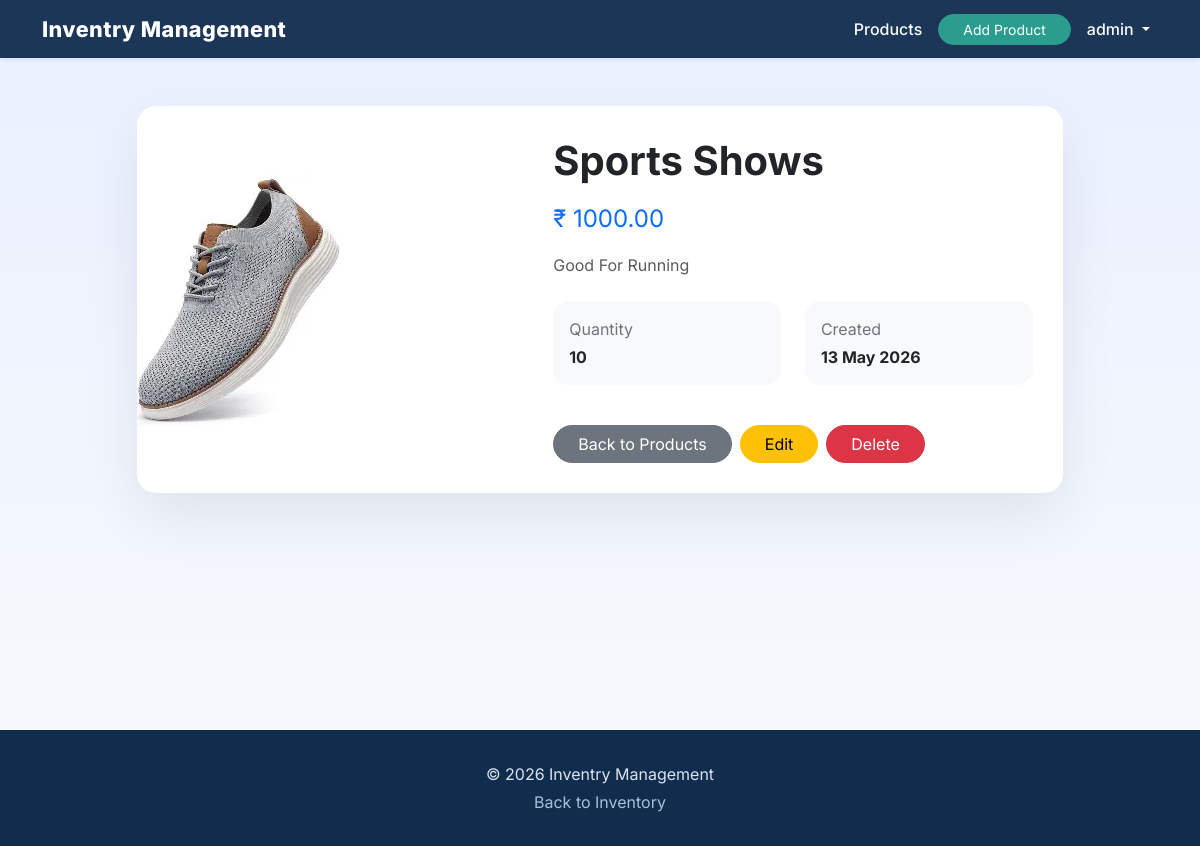
The page /product/1/ (signed in) on the database its author committed.
### product/models.py (models this page shows, shortened)
class Product(models.Model):
    name = models.CharField(max_length=255)
    price = models.DecimalField(max_digits=10, decimal_places=2)
    image = models.ImageField(upload_to='products/')
    description = models.TextField()
    quantity = models.PositiveIntegerField(default=0)
    created_at = models.DateTimeField(auto_now_add=True)

### product/views.py (the view)
# urls.py: path('product/<int:pk>/', views.product_detail, name='product_detail'),
def product_detail(request, pk):
    product = get_object_or_404(Product, pk=pk)
    return render(request, 'products/product_detail.html', {
        'product': product
    })

### product/templates/products/product_detail.html (shortened to what this page needs)
{% extends 'base.html' %}
{% block content %}
<div class="row g-4 justify-content-center">
    <div class="col-lg-10">
        <div class="card overflow-hidden">
            <div class="row g-0 align-items-center">
                <div class="col-md-5">
                    <img src="{{ product.image.url }}" class="img-fluid h-100" style="object-fit: cover; min-height: 100%;" alt="{{ product.name }}">
                </div>
                <div class="col-md-7">
                    <div class="card-body">
                        <h1 class="fw-bold mb-3">{{ product.name }}</h1>
                        <p class="fs-4 text-primary mb-3">₹ {{ product.price }}</p>
                        <p class="text-muted mb-4">{{ product.description }}</p>
                        <div class="row mb-4">
                            <div class="col-sm-6 mb-3">
                                <div class="bg-light rounded-4 p-3">
                                    <span class="text-secondary d-block mb-1">Quantity</span>
                                    <strong>{{ product.quantity }}</strong>
                                </div>
                            </div>
                            <div class="col-sm-6 mb-3">
                                <div class="bg-light rounded-4 p-3">
                                    <span class="text-secondary d-block mb-1">Created</span>
                                    <strong>{{ product.created_at|date:'d M Y' }}</strong>
                                </div>
                            </div>
                        </div>
                        <div class="d-flex flex-wrap gap-2">
                            <a href="{% url 'product_list' %}" class="btn btn-secondary rounded-pill px-4">Back to Products</a>
                            {% if user.is_authenticated %}
                                <a href="{% url 'product_update' product.id %}" class="btn btn-warning rounded-pill px-4">Edit</a>
                                <a href="{% url 'product_delete' product.id %}" class="btn btn-danger rounded-pill px-4">Delete</a>
                            {% else %}
                                <button class="btn btn-warning rounded-pill px-4" disabled>Edit</button>
                                <button class="btn btn-danger rounded-pill px-4" disabled>Delete</button>
                            {% endif %}
                        </div>
                    </div>
                </div>
            </div>
        </div>
    </div>
</div>
{% endblock %}

### product/templates/base.html (shortened to what this page needs)
<!DOCTYPE html>
<html lang="en">
<head>
    <link href="https://cdn.jsdelivr.net/npm/bootstrap@5.3.3/dist/css/bootstrap.min.css" rel="stylesheet">
</head>
<body>
    <nav class="navbar navbar-expand-lg navbar-dark shadow-sm">
        <div class="container">
            <a class="navbar-brand" href="{% url 'product_list' %}">
                Inventry Management
            </a>
            <div class="collapse navbar-collapse" id="navbarNav">
                <ul class="navbar-nav ms-auto align-items-center">
                    <li class="nav-item me-2">
                        <a class="nav-link" href="{% url 'product_list' %}">Products</a>
                    </li>
                    {% if user.is_authenticated %}
                        <li class="nav-item me-2">
                            <a class="btn btn-sm btn-success rounded-pill px-4" href="{% url 'product_create' %}">Add Product</a>
                        </li>
                        <li class="nav-item dropdown">
                            <a class="nav-link dropdown-toggle" href="#" id="userDropdown" role="button" data-bs-toggle="dropdown" aria-expanded="false">
                                {{ user.username }}
                            </a>
                        </li>
                    {% endif %}
                </ul>
            </div>
        </div>
    </nav>
    <main class="main-content container mt-5">
        {% block content %}{% endblock %}
    </main>
    <footer>
        <div class="container">
            <p class="mb-1">© 2026 Inventry Management</p>
            <p class="mb-0"><a class="footer-link" href="{% url 'product_list' %}">Back to Inventory</a></p>
        </div>
    </footer>
</body>
</html>

### product/templates/base.html (style rules this page uses)
:root { --brand: #3f72af; --brand-dark: #112d4e; --brand-soft: #dbe2ef; --surface: #ffffff; --surface-muted: #f6f8fc; --text: #172b4d; --text-muted: #526080; }
* { box-sizing: border-box; }
body { margin: 0; font-family: 'Inter', sans-serif; background: linear-gradient(180deg, #e9f0ff 0%, #f8fafc 100%); color: var(--text); }
.navbar { background: rgba(17, 45, 78, 0.95); box-shadow: 0 8px 24px rgba(15, 23, 42, 0.12); }
.navbar-brand { font-size: 1.35rem; font-weight: 800; letter-spacing: 0.02em; }
.navbar-nav .nav-link { color: #f8f9fa !important; font-weight: 500; }
.main-content { min-height: calc(100vh - 200px); }
.card { border: none; border-radius: 1.2rem; box-shadow: 0 24px 56px rgba(15, 23, 42, 0.08); }
.card-body { padding: 1.9rem; }
.btn-secondary { background-color: #6c757d; border-color: #6c757d; }
.btn-success { background-color: #2a9d8f; border-color: #2a9d8f; }
footer { padding: 2rem 0; text-align: center; background: #112d4e; color: #dbe2ef; margin-top: 3rem; }
.footer-link { color: #a8bedb; text-decoration: none; }

### rows shown on the page
Product: image (picture), name "Sports Shows", price "1000.00", description "Good For Running", quantity "10", created_at "13 May 2026"

### other values the page prints
{{ user.username }} "admin"
